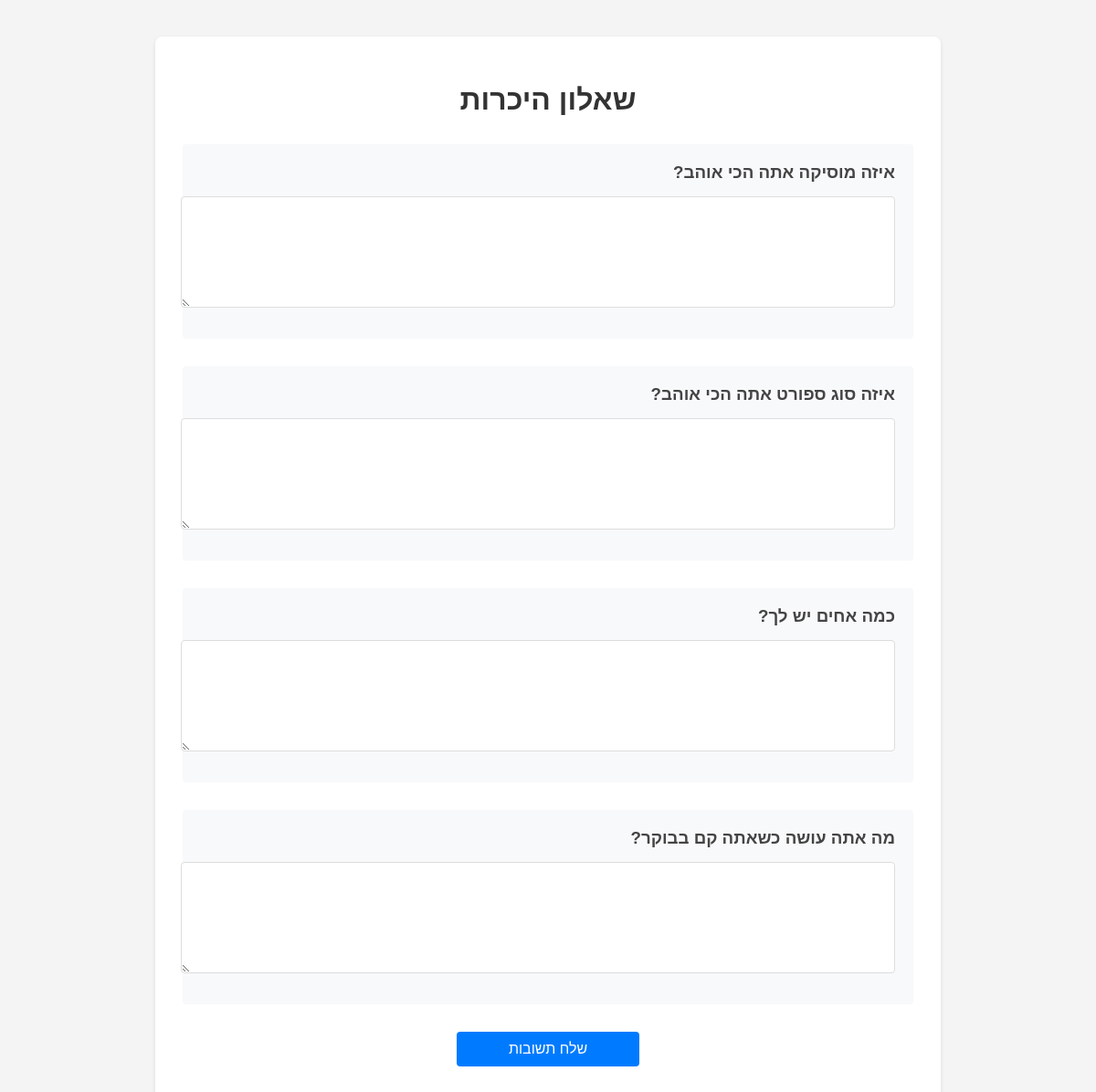
Screenshot of /quiz/1/ (signed in) with the database file from the repository.
### quiz/models.py (models this page shows, shortened)
class Quiz(models.Model):
    title = models.CharField(max_length=200)
    created_at = models.DateTimeField(auto_now_add=True)
    last_modified = models.DateTimeField(auto_now=True)
    assigned_users = models.ManyToManyField(User, blank=True, related_name='assigned_quizzes')
    is_public = models.BooleanField(default=True)
    assigned_users = models.ManyToManyField(User, blank=True, related_name='assigned_quizzes')

class Question(models.Model):
    quiz = models.ForeignKey(Quiz, on_delete=models.CASCADE, related_name='questions')
    text = models.TextField()
    created_at = models.DateTimeField(auto_now_add=True)

### quiz/views.py (the view, shortened to what this page needs)
# urls.py: path('quiz/<int:quiz_id>/', views.take_quiz, name='take_quiz'),
@login_required
def take_quiz(request, quiz_id):
    quiz = Quiz.objects.get(id=quiz_id)
    return render(request, 'quiz/take_quiz.html', {
        'quiz': quiz
    })

### quiz/templates/quiz/take_quiz.html (shortened to what this page needs)
<!DOCTYPE html>
<html>
<head>
</head>
<body>
    <div class="quiz-container">
        <h1>{{ quiz.title }}</h1>
        <form method="post">
            {% for question in quiz.questions.all %}
                <div class="question">
                    <h3>{{ question.text }}</h3>
                    <textarea name="question_{{ question.id }}" required></textarea>
                </div>
            {% endfor %}
            <button type="submit">שלח תשובות</button>
        </form>
    </div>
</body>
</html>

### quiz/templates/quiz/take_quiz.html (style rules this page uses)
body { font-family: Arial, sans-serif; background-color: #f4f4f4; margin: 0; padding: 20px; display: flex; justify-content: center; align-items: flex-start; min-height: 100vh; direction: rtl; }
.quiz-container { background-color: white; padding: 30px; border-radius: 8px; box-shadow: 0 2px 4px rgba(0, 0, 0, 0.1); width: 100%; max-width: 800px; margin-top: 20px; }
h1 { color: #333; text-align: center; margin-bottom: 30px; }
.question { margin-bottom: 30px; padding: 20px; background-color: #f8f9fa; border-radius: 4px; }
h3 { color: #444; margin-top: 0; margin-bottom: 15px; }
textarea { width: 100%; padding: 10px; border: 1px solid #ddd; border-radius: 4px; font-size: 16px; resize: vertical; min-height: 100px; margin-bottom: 10px; }
button { display: block; width: 200px; margin: 20px auto; padding: 10px 20px; background-color: #007bff; color: white; border: none; border-radius: 4px; font-size: 16px; cursor: pointer; }

### rows the page displays
Quiz: title "שאלון היכרות"
Question: text "איזה מוסיקה אתה הכי אוהב?"
Question: text "איזה סוג ספורט אתה הכי אוהב?"
Question: text "כמה אחים יש לך?"
Question: text "מה אתה עושה כשאתה קם בבוקר?"
